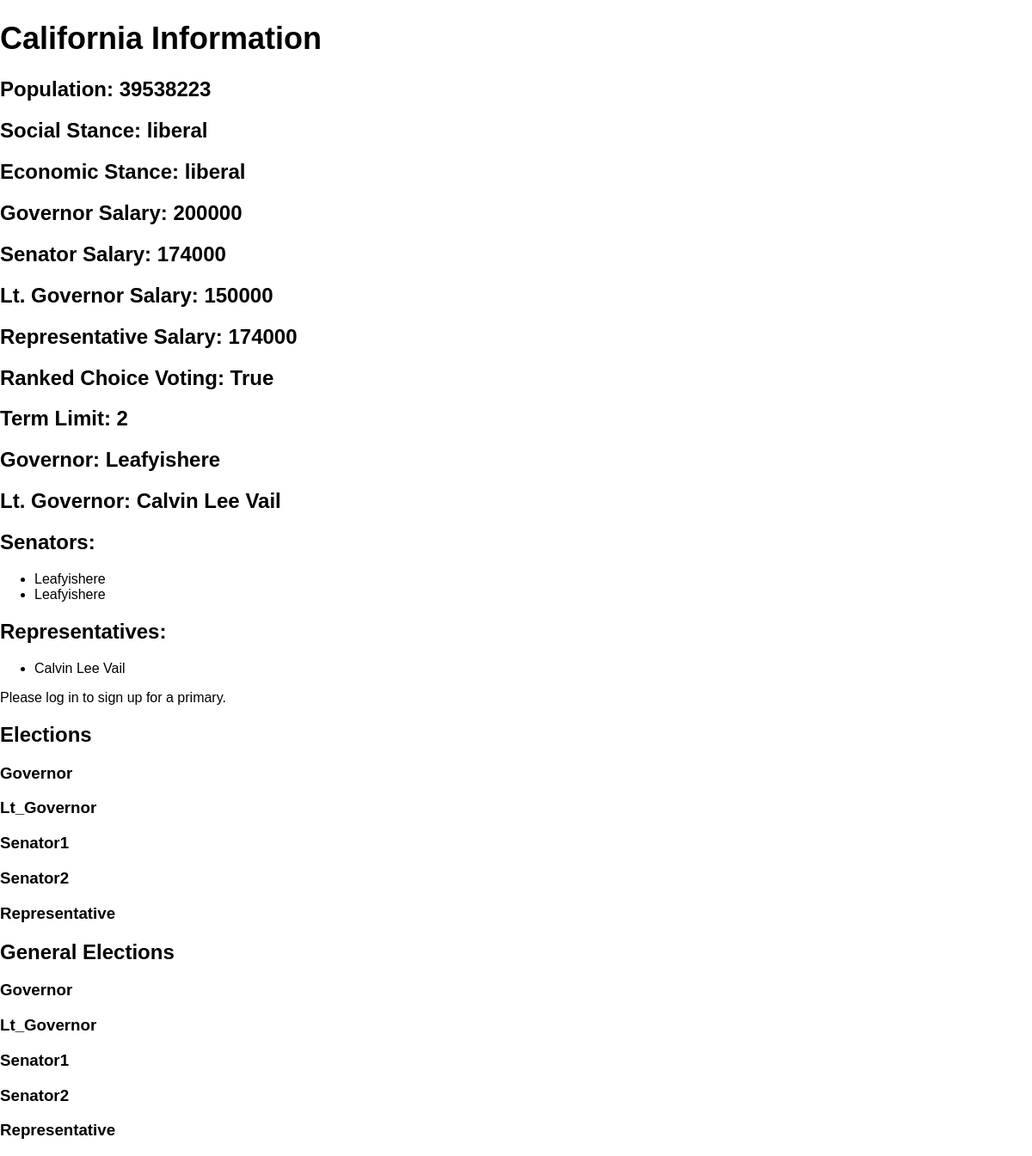
/state/1, run on an earlier commit of the app's database.
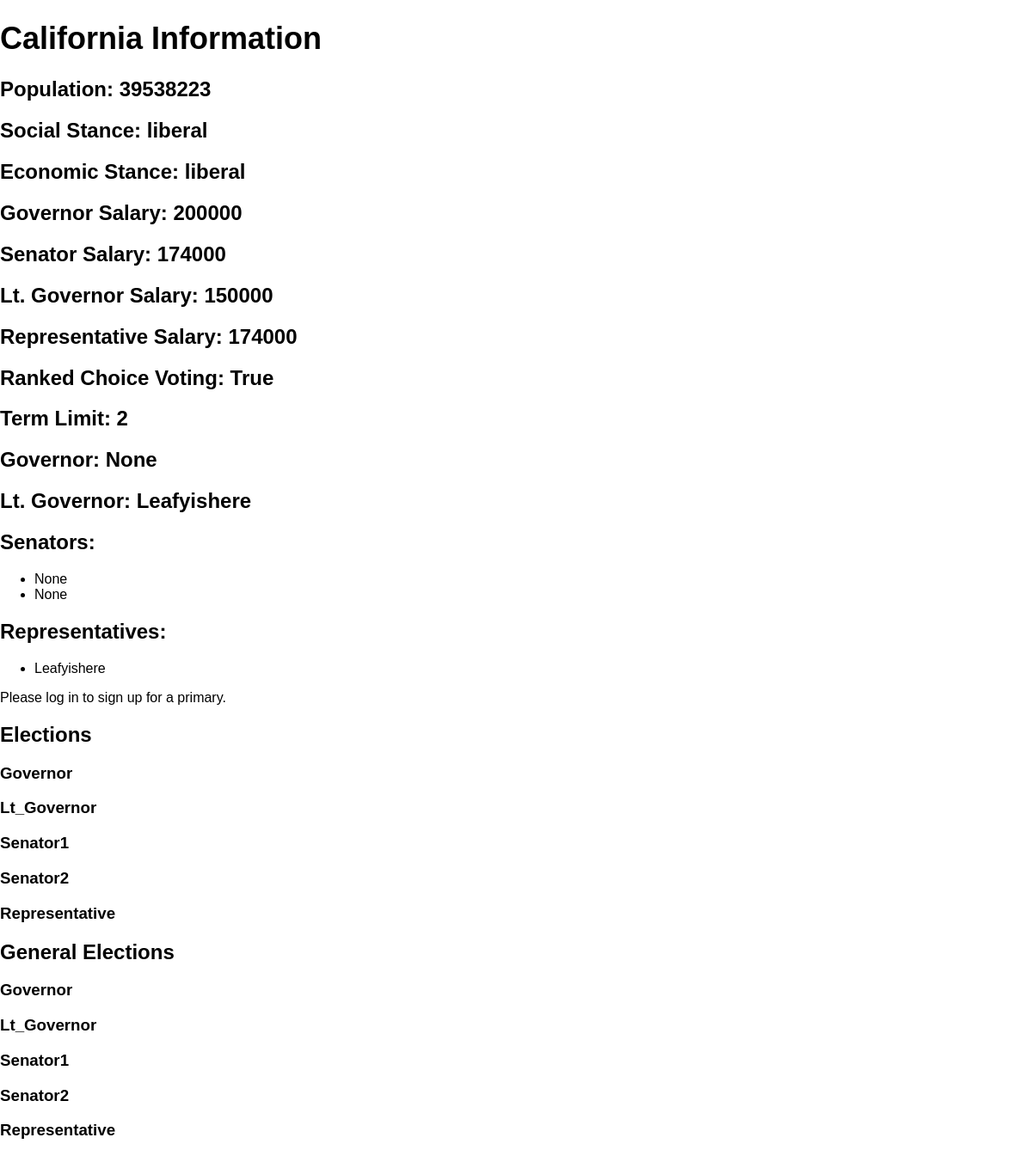
And on a later commit of the database.
### app.py (models this page shows, shortened)
class State(db.Model):
    id = db.Column(db.Integer, primary_key=True)
    name = db.Column(db.String(100))
    population = db.Column(db.Integer)
    social_stance = db.Column(db.String(100))
    economic_stance = db.Column(db.String(100))
    governor_salary = db.Column(db.Integer)
    senator_salary = db.Column(db.Integer)
    lt_governor_salary = db.Column(db.Integer)
    representative_salary = db.Column(db.Integer)
    ranked_choice_voting = db.Column(db.Boolean)
    term_limit = db.Column(db.Integer)
    governor_id = db.Column(db.Integer, db.ForeignKey('politician.id'))
    lt_governor_id = db.Column(db.Integer, db.ForeignKey('politician.id'))
    senator1_id = db.Column(db.Integer, db.ForeignKey('politician.id'))
    senator2_id = db.Column(db.Integer, db.ForeignKey('politician.id'))
    representative_id = db.Column(db.Integer, db.ForeignKey('politician.id'))
    governor = db.relationship('Politician', foreign_keys=[governor_id], uselist=False)
    lt_governor = db.relationship('Politician', foreign_keys=[lt_governor_id], uselist=False)
    senator1 = db.relationship('Politician', foreign_keys=[senator1_id], uselist=False)
    senator2 = db.relationship('Politician', foreign_keys=[senator2_id], uselist=False)
    representative = db.relationship('Politician', foreign_keys=[representative_id], uselist=False)

class Politician(db.Model):
    id = db.Column(db.Integer, primary_key=True)
    name = db.Column(db.String(100))
    gender = db.Column(db.String(10))
    party = db.Column(db.String(100))
    bio = db.Column(db.Text)
    avatar = db.Column(db.String(100))
    state_id = db.Column(db.Integer, db.ForeignKey('state.id'))
    money = db.Column(db.Integer, default=1000000)
    hourly_money_generation = db.Column(db.Integer, default=10000)
    fundraiser_cost = db.Column(db.Integer, default=5)  # New field
    total_poll_percent = db.Column(db.Float, nullable=False, default=100.0)
    rallies_run = db.Column(db.Integer, default=0)
    ads_run = db.Column(db.Integer, default=0)
    state = db.relationship('State', backref=db.backref('politicians', lazy=True), foreign_keys=[state_id])

### app.py (the view)
@app.route('/state/<int:state_id>')
def state(state_id):
    state_data = State.query.get(state_id)
    if state_data is None:
        abort(404)  # Sends a 404 error to the client
    if 'politician_id' in session:
        politician = Politician.query.get(session['politician_id'])
        user_is_signed_up = Primary.query.filter_by(politician_id=politician.id, state_id=state_id).first() is not None
    else:
        politician = None
        user_is_signed_up = False
    state_data.governor = Politician.query.get(state_data.governor_id)
    state_data.lt_governor = Politician.query.get(state_data.lt_governor_id)
    state_data.senator1 = Politician.query.get(state_data.senator1_id)
    state_data.senator2 = Politician.query.get(state_data.senator2_id)
    state_data.representative = Politician.query.get(state_data.representative_id)
    primaries = {}
    positions = ['governor', 'lt_governor', 'senator1', 'senator2', 'representative']
    for position in positions:
        primaries_for_position = Primary.query.filter_by(position=position, state_id=state_id).all()
        politicians_for_position = [{'politician': Politician.query.get(primary.politician_id), 'poll_percent': primary.poll_percent} for primary in primaries_for_position]
        primaries[position] = politicians_for_position
    general_elections = {}
    for position in positions:
        general_elections_for_position = GeneralElection.query.filter_by(position=position, state_id=state_id).all()
        politicians_for_position = [{'politician': Politician.query.get(general_election.politician_id)} for general_election in general_elections_for_position]
        general_elections[position] = politicians_for_position
    user_in_general = False
    if politician:
        for position, politicians in general_elections.items():
            if any(p['politician'].id == politician.id for p in politicians):
                user_in_general = True
                break
    return render_template('state.html', state=state_data, politician=politician,
                           user_is_signed_up=user_is_signed_up, primaries=primaries,
                           general_elections=general_elections, user_in_general=user_in_general)

### templates/state.html (shortened to what this page needs)
<!DOCTYPE html>
<html>
<head>
    <link rel="stylesheet" type="text/css" href="{{ url_for('static', filename='styles.css') }}">
</head>
<body>
    <h1>{{ state.name }} Information</h1>
    <h2>Population: {{ state.population }}</h2>
    <h2>Social Stance: {{ state.social_stance }}</h2>
    <h2>Economic Stance: {{ state.economic_stance }}</h2>
    <h2>Governor Salary: {{ state.governor_salary }}</h2>
    <h2>Senator Salary: {{ state.senator_salary }}</h2>
    <h2>Lt. Governor Salary: {{ state.lt_governor_salary }}</h2>
    <h2>Representative Salary: {{ state.representative_salary }}</h2>
    <h2>Ranked Choice Voting: {{ state.ranked_choice_voting }}</h2>
    <h2>Term Limit: {{ state.term_limit }}</h2>
    <h2>Governor: {{ state.governor.name if state.governor else 'None' }}</h2>
    <h2>Lt. Governor: {{ state.lt_governor.name if state.lt_governor else 'None' }}</h2>
    <h2>Senators:</h2>
    <ul>
        <li>{{ state.senator1.name if state.senator1 else 'None' }}</li>
        <li>{{ state.senator2.name if state.senator2 else 'None' }}</li>
    </ul>
    <h2>Representatives:</h2>
    <ul>
        <li>{{ state.representative.name if state.representative else 'None' }}</li>
    </ul>
    {% if politician %}
        {% if not user_is_signed_up %}
            <h2>Sign up for a primary</h2>
            <form id="signupForm">
                <label for="position">Position:</label>
                <select name="position" id="position">
                    <option value="governor">Governor</option>
                    <option value="lt_governor">Lieutenant Governor</option>
                    <option value="senator1">Senator Class 1</option>
                    <option value="senator2">Senator Class 2</option>
                    <option value="representative">Representative</option>
                </select>
                <input type="hidden" name="user_id" value="{{ politician.id }}">
                <input type="hidden" name="state_id" value="{{ politician.state_id }}">
                <input type="submit" value="Sign up">
            </form>
        {% else %}
            <p>You have already signed up for a primary in your state.</p>
        {% endif %}
    {% else %}
        <p>Please log in to sign up for a primary.</p>
    {% endif %}
    <h2>Elections</h2>
    {% for position, politicians in primaries.items() %}
        <h3>{{ position.title() }}</h3>
    {% endfor %}
    <h2>General Elections</h2>
    {% for position, politicians in general_elections.items() %}
        <h3>{{ position.title() }}</h3>
    {% endfor %}
</body>
</html>

### templates/static/styles.css (style rules this page uses)
body { font-family: Arial, sans-serif; margin: 0; padding: 0; }
h1 { font-size: 36px; }

What changed in the data, as far as the page shows it:
removed Politician: governor "Leafyishere", senator1 "Leafyishere", senator2 "Leafyishere"
changed Politician: lt_governor "Calvin Lee Vail" → "Leafyishere"; representative "Calvin Lee Vail" → "Leafyishere"
Also different on the page:
{{ state.governor.name if state.governor else 'None' }}: (not shown) → "None"
{{ state.senator1.name if state.senator1 else 'None' }}: (not shown) → "None"
{{ state.senator2.name if state.senator2 else 'None' }}: (not shown) → "None"
